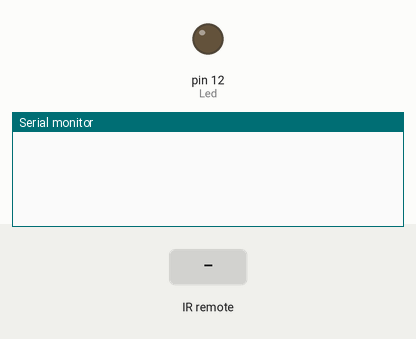
The sketch below on a simulated Arduino Uno, built with avr-gcc and run on an emulated ATmega328P. Parts: output pins drawn as LEDs (lit = HIGH), the last lines printed to the serial monitor. Inputs (shaded band) come from the test bench.

Above: at 1.2 s.
1.3 s: infrared code 0xA90 received
At 1.61 s:
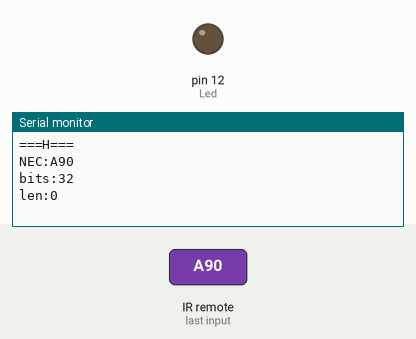
At 2.6 s:
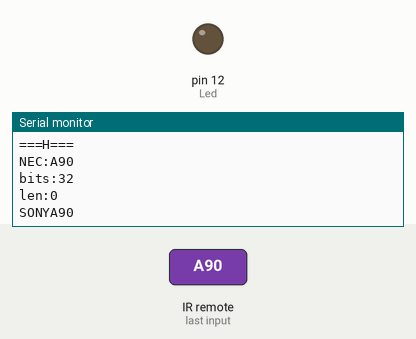

The sketch:

ESP8266_IR_SEND.ino
```cpp
#include <Arduino.h>
#include <IRsend.h>
#include <IRrecv.h>

const uint16_t SEND_PIN = 4;    // D2
const uint16_t Led = 12;        // D6
const uint16_t RECV_PIN = 5;    // D1

IRsend irSend(SEND_PIN);
IRrecv irRecv(RECV_PIN);

int min_repeat = 2;
uint8_t buffer_type = -1;
uint32_t buffer_value = 0xff;
uint16_t buffer_bits = 0;
uint32_t buffer_len = 0;

decode_results results;

uint16_t rawData[24] = {23,1150,500,1150,550,300,1350,1150,550,1100,550,300,1350,300,1400,300,1350,1150,550,300,1350,300,1350,350};

//=====setup======
void setupIrSend(){
  irSend.begin();
}

void setupIrRecv(){
  irRecv.enableIRIn();
}

//=====func send======
void sendRawIRCodeWithRawArray(unsigned int *rawCodesArray){
  int len = 32;

  irSend.sendRaw(rawData, 24, 38);    // 38 is 38kHz
  delay(10);                          // Wait a bit between retransmissions
  irRecv.enableIRIn();                // re-start Recv
}

void sendIRCode(int codeType, unsigned long codeValue, int codeLength, int repeat )
{
  if (codeType == NEC && repeat)
  {
    Serial.print("NEC & Repeat");
    irSend.sendNEC(repeat, codeLength);
    irRecv.enableIRIn();
    return;
  }

  if (codeType == NEC && !repeat)
  {
    Serial.print("NEC");
    Serial.println(codeValue, HEX);
    irSend.sendNEC(codeValue, codeLength);
    irRecv.enableIRIn();
    return;
  }

  if (codeType == SONY)
  {
    Serial.print("SONY");
    Serial.println(codeValue, HEX);
    irSend.sendSony(codeValue, codeLength);
    irRecv.enableIRIn();
    return;
  }

  Serial.println("Error: should send with func sendRawIRCodeWithRawArray()");
  irRecv.enableIRIn();
  return;
}

//=====func Recv======
void decodeIr() {

  if ( !irRecv.decode(&results) ) return;

  buffer_type = results.decode_type;
  buffer_value = results.value;
  buffer_bits = results.bits;
  buffer_len = results.rawlen;
  Serial.println("===H===");

  if (buffer_type == NEC)
  {
    Serial.print("NEC:");
    Serial.println(buffer_value, HEX);
    Serial.println("bits:" + String(buffer_bits));
    Serial.println("len:" + String(buffer_len));
    return;
  }

  if (buffer_type == SONY)
  {
    Serial.print("SONY:");
    Serial.println(buffer_value, HEX);
    Serial.println("bits:" + String(buffer_bits));
    Serial.println("len:" + String(buffer_len));
    return;
  }

  Serial.print("UNKNOWN:");
  Serial.println("type:" + String(buffer_type));
  Serial.println(buffer_value, HEX);
  Serial.println("bits:" + String(buffer_bits));
  Serial.println("len:" + String(buffer_len));
  return;
}

//=====run======
void setup() {
  Serial.begin(115200);

  setupIrSend();
  setupIrRecv();

  pinMode(Led, OUTPUT);
  digitalWrite(Led, LOW);
}


void loop() {
  if (!irRecv.decode(&results)) return;

  digitalWrite(Led, HIGH);
  decodeIr();
  digitalWrite(Led, LOW);
  irRecv.resume();
  delay(500);

  //test
  if (buffer_value == 0xA90)    sendIRCode(SONY, 0xA90, 12, 2);

  delay(50);
}
```

Measured:
- after the input at 1.3 s, the serial monitor: prints a new line at once (image 1)
